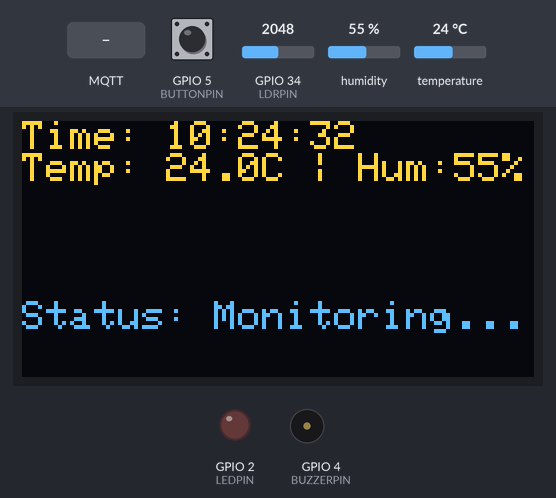
A program run on a simulated ESP32. Parts: 128×64 one-colour display, output pins drawn as LEDs (lit = HIGH), buzzer (waves = sounding). Dashed ring = blinking. Inputs (shaded band) come from the test bench; at power-on: GPIO 5 (BUTTONPIN) HIGH, humidity 55 %, temperature 24 °C, GPIO 34 (LDRPIN) = 2048. The OLED is the two-colour kind (top 16 rows yellow); WiFi joins after 1.5 s; servers stay silent unless stated; the local clock reads 2024-03-15 10:24:30 at power-on unless the program sets it; no MQTT or app messages arrive unless stated; what the program prints to the serial monitor is not drawn.

Above: at 3.7 s.
3.8 s: MQTT message "TIME_TO_TAKE_MEDS" arrives on the first subscribed topic
At 7.9 s:
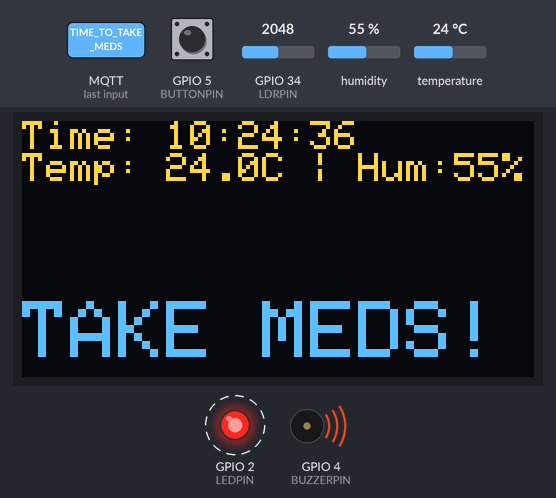
8.0 s: GPIO 5 (BUTTONPIN) pulled LOW for 0.15 s
At 8.4 s:
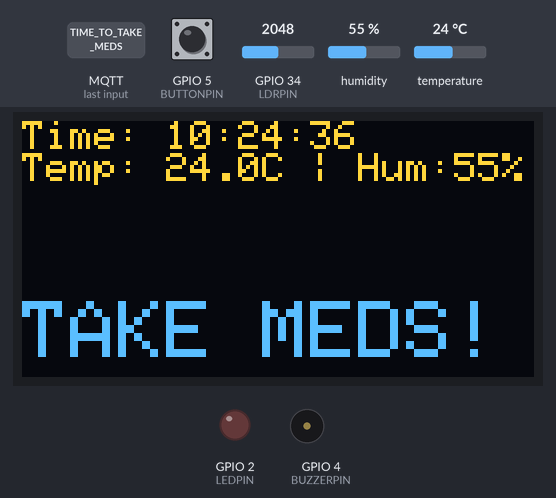
9.6 s: humidity set to 22 %
At 11.7 s:
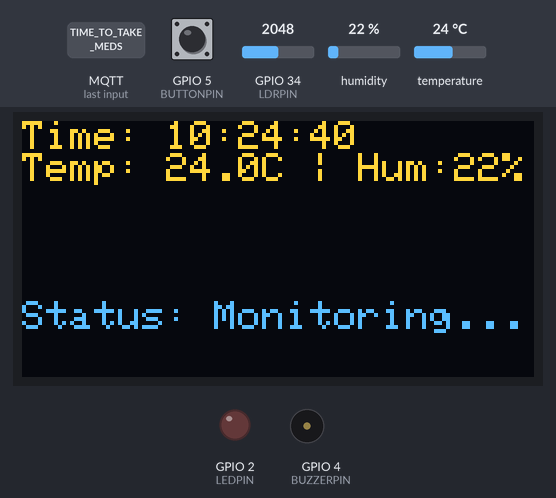
12.0 s: temperature set to 12 °C
At 13.7 s:
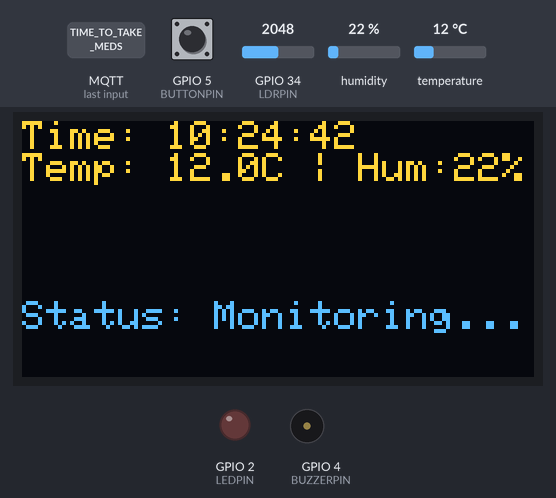
14.0 s: humidity set to 40 %
At 16.8 s:
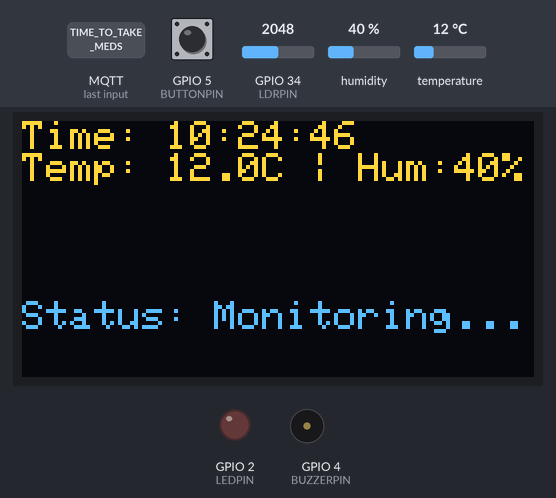
18.0 s: temperature set to 19 °C
At 21.0 s:
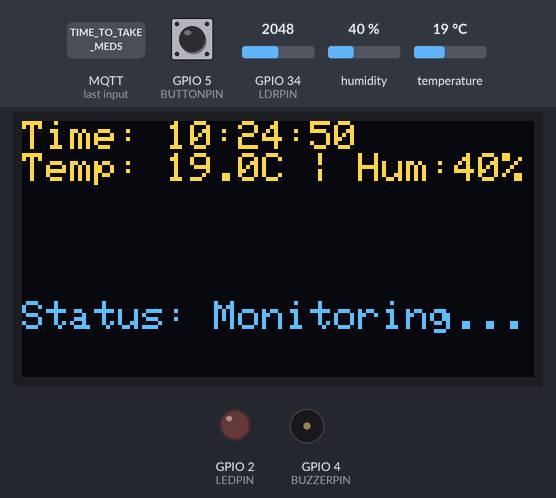
Timing chart, 0 to 22.5 s (numbered marks = the images above; inputs shaded):
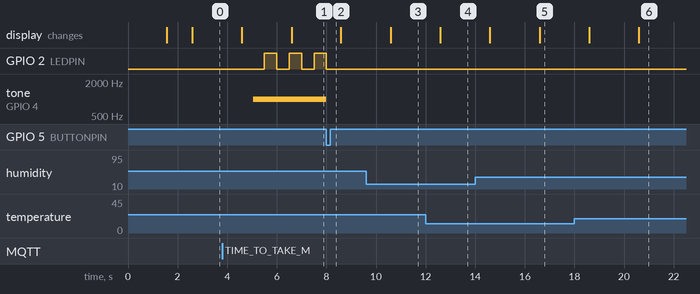

Measured:
- after the input at 3.8 s, GPIO 2 (LEDPIN): alternates HIGH for 0.50 s and LOW for 0.50 s, starting after 1.7 s; tone on GPIO 4 (BUZZERPIN): silent → 1000 Hz after 1.3 s; the display: first differs from a run without the input after 2.8 s (image 1)
- after the input at 8.0 s, GPIO 2 (LEDPIN): goes on until 8.0 s, then stays LOW; tone on GPIO 4 (BUZZERPIN): 1000 Hz → silent at once
- after the input at 9.6 s, the display: changes after 0.99 s (image 3)
- after the input at 12.0 s, the display: changes after 0.60 s (image 4)

The program:

main.cpp
```cpp
#include <WiFi.h>
#include <PubSubClient.h>
#include <DHT.h>
#include <Wire.h>
#include <Adafruit_GFX.h>
#include <Adafruit_SSD1306.h>
#include <RTClib.h>

// WiFi & MQTT settings
const char* ssid = "Wokwi-GUEST";
const char* password = "";
const char* mqtt_server = "broker.hivemq.com";

// Pin Definitions
#define DHTPIN 15
#define LDRPIN 34
#define LEDPIN 2
#define BUZZERPIN 4
#define BUTTONPIN 5

// OLED Settings
#define SCREEN_WIDTH 128
#define SCREEN_HEIGHT 64
Adafruit_SSD1306 display(SCREEN_WIDTH, SCREEN_HEIGHT, &Wire, -1);
RTC_DS1307 rtc;
DHT dht(DHTPIN, DHT22);

WiFiClient espClient;
PubSubClient client(espClient);

bool alarmActive = false;
unsigned long lastDisplayUpdate = 0;
unsigned long lastMqttPublish = 0;
unsigned long lastMqttReconnectAttempt = 0;
bool morningSent = false;
bool noonSent = false;
bool nightSent = false;
void setup_wifi() {
  Serial.print("Connecting to WiFi");
  WiFi.begin(ssid, password);
  unsigned long startAttempt = millis();

  // Try to connect for max ~15 seconds to avoid getting stuck on boot
  while (WiFi.status() != WL_CONNECTED && (millis() - startAttempt) < 15000) {
    delay(500);
    Serial.print(".");
  }

  if (WiFi.status() == WL_CONNECTED) {
    Serial.println("\nWiFi connected!");
  } else {
    Serial.println("\nWiFi connect failed, continuing in offline mode.");
  }
}

void mqttCallback(char* topic, byte* payload, unsigned int length) {
  String message = "";
  for (int i = 0; i < length; i++) message += (char)payload[i];

  if (message == "TIME_TO_TAKE_MEDS") {
    alarmActive = true;
    Serial.println("ALARM TRIGGERED!");
  }
}
void checkMedicineTime(DateTime now) {

  // MORNING 8:00
  if (now.hour() == 8 && now.minute() == 0 && !morningSent) {
    client.publish("medbox/reminder", "TIME_TO_TAKE_MEDS");
    morningSent = true;
  }

  // NOON 14:00
  if (now.hour() == 14 && now.minute() == 0 && !noonSent) {
    client.publish("medbox/reminder", "TIME_TO_TAKE_MEDS");
    noonSent = true;
  }

  // NIGHT 20:00
  if (now.hour() == 20 && now.minute() == 0 && !nightSent) {
    client.publish("medbox/reminder", "TIME_TO_TAKE_MEDS");
    nightSent = true;
  }

  // Reset flags at midnight
  if (now.hour() == 0 && now.minute() == 1) {
    morningSent = false;
    noonSent = false;
    nightSent = false;
  }
}

void reconnect() {
  // Non-blocking-style reconnect: called from loop with timing checks
  if (client.connected()) return;

  Serial.print("Attempting MQTT...");
  if (client.connect("ESP32MedBoxClient")) {
    Serial.println("connected");
    client.subscribe("medbox/reminder");
  } else {
    Serial.print("failed, rc=");
    Serial.println(client.state());
  }
}

void setup() {
  Serial.begin(115200);
  pinMode(LDRPIN, INPUT);
  pinMode(LEDPIN, OUTPUT);
  pinMode(BUZZERPIN, OUTPUT);
  pinMode(BUTTONPIN, INPUT_PULLUP);

  // Initialize I2C for OLED & RTC
  Wire.begin(21, 22); // SDA on 21, SCL on 22 (Standard ESP32)

  dht.begin();

  // SSD1306 Fix: Use 0x3D or 0x3C depending on your Wokwi part
  if(!display.begin(SSD1306_SWITCHCAPVCC, 0x3C)) {
    Serial.println(F("OLED failed - checking 0x3D"));
    if(!display.begin(SSD1306_SWITCHCAPVCC, 0x3D)) {
        Serial.println(F("OLED search failed. Check wiring."));
    }
  }

  if (!rtc.begin()) {
    Serial.println("RTC not found - system will continue without time.");
  }

  setup_wifi();
  client.setServer(mqtt_server, 1883);
  client.setCallback(mqttCallback);

  display.clearDisplay();
  display.setTextColor(WHITE);
  display.setCursor(0, 10);
  display.println("System Online");
  display.display();
  delay(1000);
}

void loop() {
  // Handle MQTT only when WiFi is available
  if (WiFi.status() == WL_CONNECTED) {
    if (!client.connected()) {
      // Try MQTT reconnect every 5 seconds to avoid blocking
      if (millis() - lastMqttReconnectAttempt > 5000) {
        lastMqttReconnectAttempt = millis();
        reconnect();
      }
    } else {
      client.loop();
    }
  }

  // Button Handling to STOP Alarm
  if (digitalRead(BUTTONPIN) == LOW && alarmActive) {
    alarmActive = false;
    digitalWrite(LEDPIN, LOW);
    noTone(BUZZERPIN);
    client.publish("medbox/status", "MEDICINE_TAKEN");
    Serial.println("Ack: Medicine Taken");
    delay(500);
  }

  // Alarm Visuals/Audio
  if (alarmActive) {
    digitalWrite(LEDPIN, (millis() / 500) % 2); // Blink LED
    tone(BUZZERPIN, 1000); // Constant tone during alarm
  } else {
    noTone(BUZZERPIN);
  }

  // Display Update (Every 2 seconds)
  if (millis() - lastDisplayUpdate > 2000) {
    lastDisplayUpdate = millis();
    float t = dht.readTemperature();
    float h = dht.readHumidity();
    DateTime now = rtc.now();

    checkMedicineTime(now);

    display.clearDisplay();
    display.setCursor(0, 0);
    display.setTextSize(1);

    // Display Time
    display.printf("Time: %02d:%02d:%02d\n", now.hour(), now.minute(), now.second());

    // Display Sensors
    if (isnan(t)) display.println("Temp Error");
    else display.printf("Temp: %.1fC | Hum:%.0f%%\n", t, h);

    // Status Area
    display.setCursor(0, 45);
    if (alarmActive) {
      display.setTextSize(2);
      display.println("TAKE MEDS!");
    } else {
      display.setTextSize(1);
      display.println("Status: Monitoring...");
    }
    display.display();
  }

  // MQTT Data Publish (Every 10 seconds)
  if (millis() - lastMqttPublish > 10000) {
    lastMqttPublish = millis();
    float t = dht.readTemperature();
    float h = dht.readHumidity();
    int ldr = analogRead(LDRPIN);

    String payload = "{\"t\":"+String(t)+",\"h\":"+String(h)+",\"l\":"+String(ldr)+"}";
    client.publish("medbox/sensors", payload.c_str());
  }
}
```
